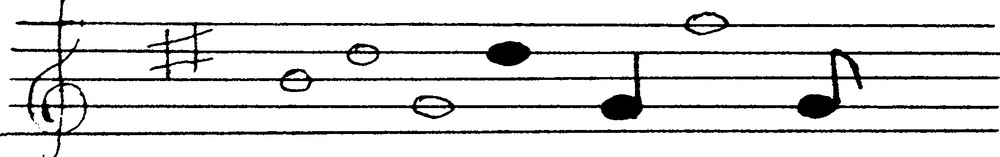
#> input picture kck/po progowaniu.jpg, 1000 x 157 px, shrunk from 1734 x 273 before the run
$ python -i pieciolinia.py   (imports and definitions only)
#> lines starting #> are read from the running program, lines starting #| are printed output that depends on the picture
#> further down, picture is the input picture: shape (157, 1000, 3); min 0, max 255, mean 223.3
import numpy as np
import cv2
import sys
import math


# wyszukuje wszystkie dlugie linie w obrazie img
def wyszukaj_pieciolinie(img, obetnij = False):
    #K = np.array([[ 1, 2, 1], [ 0, 0, 0],[ -1,-2,-1]])
    #K = K / 4
#> called with obetnij = False
    theta = np.pi / 180
    min_szerokosc = int(img.shape[1] / 4)
#> min_szerokosc = 250
    if obetnij == True:
        img = img[:, 0:int(img.shape[1] / 3)]#4
        theta = np.pi / 4 #4
        #cv2.imshow('obciete do pieciolinii', img)
        #cv2.waitKey(0)
        min_szerokosc = int(img.shape[1] / 3)
    #min_szerokosc = int(img.shape[1] / 4)
    #figure(figsize=(8,8))
    #io.imshow(res)
    ############## SZUKANIE LINII
    kernel_size = 1
    blur_gray = cv2.GaussianBlur(img, (kernel_size, kernel_size), 0)
    #blur_gray = abs(convolve(blur_gray, K))
    low_threshold = 50
    high_threshold = 200
    edges = cv2.Canny(blur_gray, low_threshold, high_threshold)
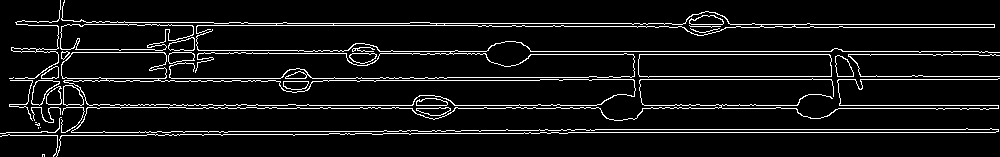
#> edges: shape (157, 1000); 7.6% white in thin lines or dots
    rho = 1  # distance resolution in pixels of the Hough grid
    #theta = np.pi / 180# angular resolution in radians of the Hough grid
    threshold = int(min_szerokosc / 4 ) #4 # minimum number of votes (intersections in Hough grid cell)
#> threshold = 62
    min_line_length = min_szerokosc  # minimum number of pixels making up a line
#> min_line_length = 250
    max_line_gap = min_szerokosc / 2  # maximum gap in pixels between connectable line segments
#> max_line_gap = 125
    line_image = np.copy(img) * 0  # creating a blank to draw lines on
#> line_image: shape (157, 1000, 3); every value is 0
    #print("shape0: {}".format(img.shape[0]))
    # Run Hough on edge detected image
    # Output "lines" is an array containing endpoints of detected line segments
    lines = cv2.HoughLinesP(edges, rho, theta, threshold, np.array([]),
                            min_line_length, max_line_gap)
#> lines = 26 rows, first 6: [9, 105, 998, 105], [298, 51, 987, 51], [27, 108, 998, 108], [524, 132, 995, 132], [10, 80, 640, 80], [214, 23, 809, 23]
    #lines2 = np.array([[[0, 0, 0, 0],],], int)
    lines2 = []
    for line in lines:
        #print(np.append(lines2, [line,]))
        for x1, y1, x2, y2 in line:
            if obetnij == True:
                if abs(y1 - y2) <= (img.shape[0] * 0.2) and y1 < 190 and y2 < 190:
                    #(y1 + 20 ) < img.shape[0] and (y2 + 20 ) < img.shape[0]:
                    lines2.append(line)
                    cv2.line(line_image, (x1, y1), (x2, y2), (255, 0, 0), 5)
            else:
                lines2.append(line)
                cv2.line(line_image, (x1, y1), (x2, y2), (255, 0, 0), 5)
#> this loop made 26 passes
#> line on passes 1 to 12: [[9, 105, 998, 105]], [[298, 51, 987, 51]], [[27, 108, 998, 108]], [[524, 132, 995, 132]], [[10, 80, 640, 80]], [[214, 23, 809, 23]], [[540, 79, 997, 79]], [[346, 54, 995, 54]], [[16, 24, 444, 24]], [[9, 78, 446, 78]], [[589, 76, 999, 76]], [[28, 25, 794, 25]]
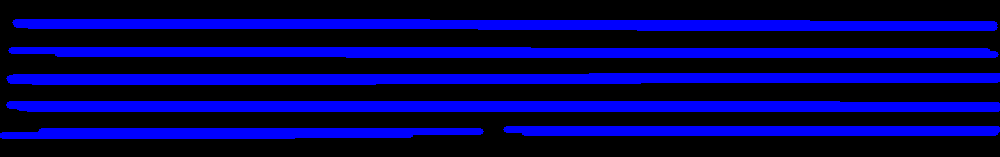
#> line_image: shape (157, 1000, 3); mean B, G, R 82, 0, 0
#> after the loop, lines2 = 26 items, first 6: [[9, 105, 998, 105]], [[298, 51, 987, 51]], [[27, 108, 998, 108]], [[524, 132, 995, 132]], [[10, 80, 640, 80]], [[214, 23, 809, 23]]

    lines_edges = cv2.addWeighted(img, 0.8, line_image, 1, 0)
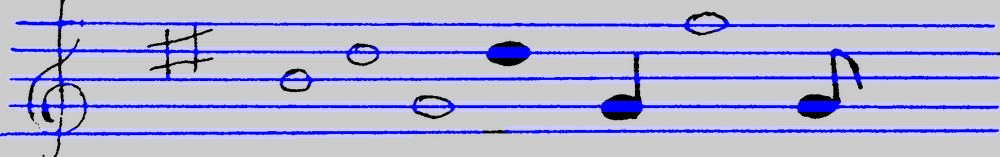
#> lines_edges: shape (157, 1000, 3); mean B, G, R 215.7, 178.6, 178.6
    # [6 lines of commented-out code are left out]

    return lines


# zwraca kat obrotu w stopniach na podstawie zakrzywienia linii (linie powinny byc rownolegle)
# [44 lines left out: functions kat_obrotu, pole_pieciolinii, polozenie_poczatkowe, wspolrzedne_pieciolinii, not called in this run]

# srednia roznica pomiedzy 5 liniami w px
def srednia_delta_linii(yn):
    return int((yn[4] - yn[0]) / 4)

# ustala rzeczywiste linie pieciolinii na podstawie wyznaczonych wspolrzednych i pikseli w obrazie
# [91 lines left out: functions znajdz_rzeczywista_pieciolinie, nazwa_dzwieku, wydziel_pieciolinie, not called in this run]

>>> import cv2
>>> picture = cv2.imread('po progowaniu.jpg')
>>> result = wyszukaj_pieciolinie(picture)
#> result has the same summary as lines in wyszukaj_pieciolinie

$ run again, on kck/koniec.png
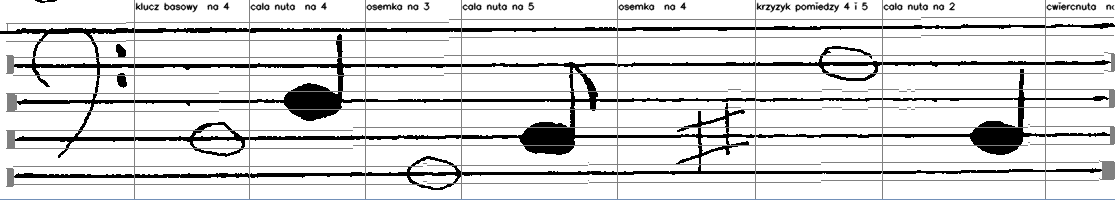
#> input picture kck/koniec.png, 1115 x 200 px
#> picture is the input picture: shape (200, 1115, 3); mean B, G, R 216.6, 216.4, 216.2
#> in wyszukaj_pieciolinie, `edges = cv2.Canny(blur_gray, low_threshold, high_threshold)`:
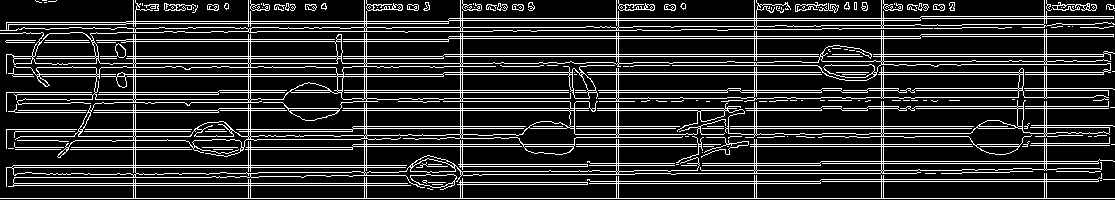
#> edges: shape (200, 1115); 17.6% white in thin lines or dots
#> lines = 104 rows, first 6: [0, 198, 1114, 198], [6, 56, 1110, 56], [14, 74, 1103, 74], [6, 110, 1046, 110], [6, 72, 1110, 72], [94, 90, 1108, 90]
#> the loop in wyszukaj_pieciolinie, `for line in lines:` made 104 passes
#> after the loop in wyszukaj_pieciolinie, `for line in lines:`: lines2 = 104 items, first 6: [[0, 198, 1114, 198]], [[6, 56, 1110, 56]], [[14, 74, 1103, 74]], [[6, 110, 1046, 110]], [[6, 72, 1110, 72]], [[94, 90, 1108, 90]]
#> in wyszukaj_pieciolinie, `lines_edges = cv2.addWeighted(img, 0.8, line_image, 1, 0)`:
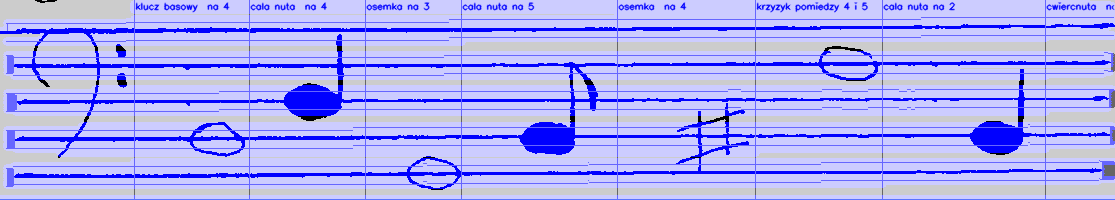
#> lines_edges: shape (200, 1115, 3); mean B, G, R 245.5, 173.1, 173
#> result has the same summary as lines in wyszukaj_pieciolinie

$ run again, on kck/koniec2.png
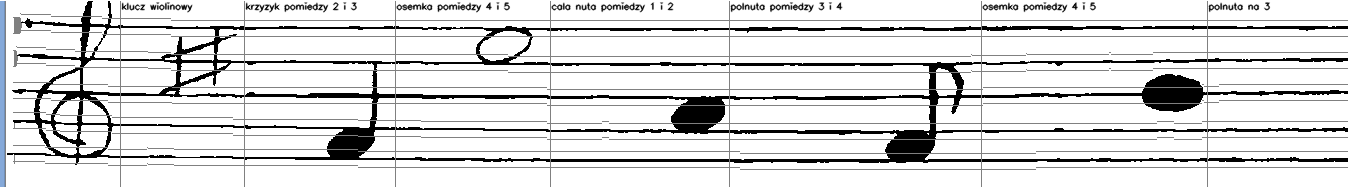
#> input picture kck/koniec2.png, 1368 x 187 px
#> picture is the input picture: shape (187, 1368, 3); mean B, G, R 218.4, 218.2, 218.1
#> in wyszukaj_pieciolinie, `edges = cv2.Canny(blur_gray, low_threshold, high_threshold)`:
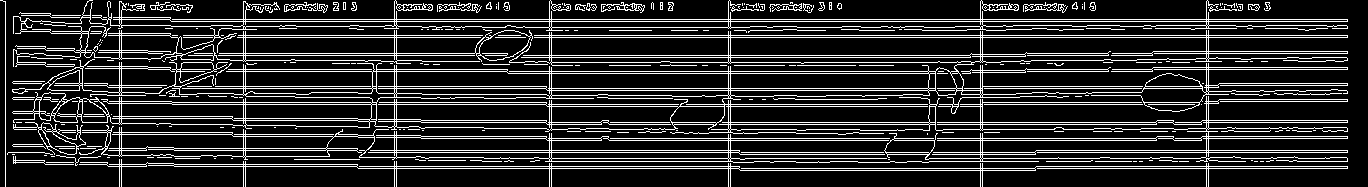
#> edges: shape (187, 1368); 16.9% white in thin lines or dots
#> lines = 117 rows, first 6: [5, 19, 1347, 19], [5, 37, 1347, 37], [5, 152, 1347, 152], [5, 35, 1347, 35], [5, 168, 1347, 168], [5, 122, 1347, 122]
#> the loop in wyszukaj_pieciolinie, `for line in lines:` made 117 passes
#> after the loop in wyszukaj_pieciolinie, `for line in lines:`: lines2 = 117 items, first 6: [[5, 19, 1347, 19]], [[5, 37, 1347, 37]], [[5, 152, 1347, 152]], [[5, 35, 1347, 35]], [[5, 168, 1347, 168]], [[5, 122, 1347, 122]]
#> in wyszukaj_pieciolinie, `lines_edges = cv2.addWeighted(img, 0.8, line_image, 1, 0)`:
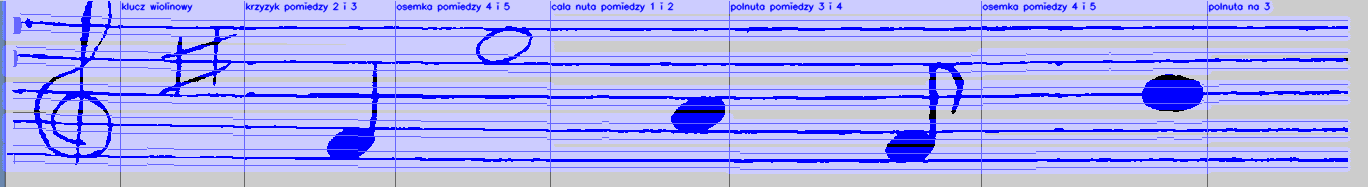
#> lines_edges: shape (187, 1368, 3); mean B, G, R 243.2, 174.5, 174.4
#> result has the same summary as lines in wyszukaj_pieciolinie
